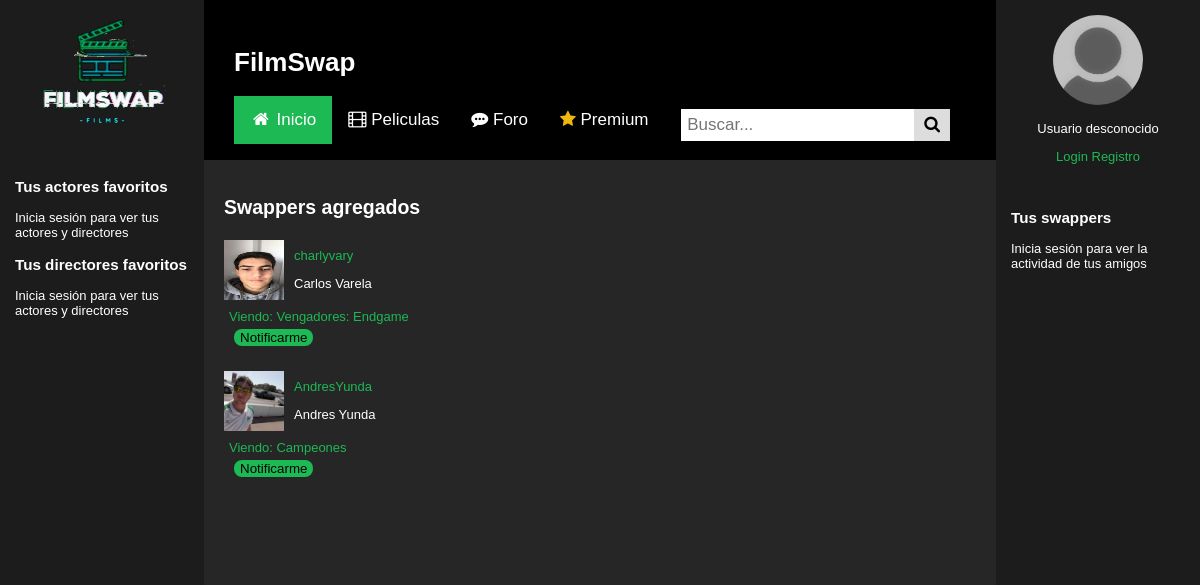
The page /swappers.php?id=Abart on the database its author committed.
### tables this page shows
CREATE TABLE `usuarios` (
  `user` varchar(25) NOT NULL,
  `password` varchar(255) NOT NULL,
  `name` varchar(45) DEFAULT NULL,
  `image` varchar(45) NOT NULL DEFAULT 'user_logged.png',
  `date_joined` date NOT NULL,
  `watching` int(11) DEFAULT NULL,
  `admin` tinyint(4) NOT NULL DEFAULT 0,
  `content_manager` tinyint(4) NOT NULL DEFAULT 0,
  `moderator` tinyint(4) NOT NULL DEFAULT 0,
  `premium` tinyint(1) NOT NULL DEFAULT 0,
  `premium_validity` date DEFAULT NULL
);

CREATE TABLE `peliculas` (
  `id` int(11) NOT NULL,
  `title` varchar(45) NOT NULL,
  `image` varchar(45) NOT NULL DEFAULT 'film_default.jpg',
  `date_released` date NOT NULL,
  `duration` int(11) NOT NULL,
  `country` varchar(45) DEFAULT NULL,
  `plot` longtext NOT NULL,
  `rating` decimal(10,2) DEFAULT 0.00,
  `link` varchar(150) DEFAULT NULL,
  `price` decimal(10,2) DEFAULT NULL
);

### includes/usuarios/Usuario.php (called while the page is built, shortened)
<?php
class Usuario
{
	public static function listaAmigos($user, $limit=NULL)
	{
		$result = [];
        $app = App::getSingleton();
        $conn = $app->conexionBd();
		$query = sprintf("SELECT u2.* FROM amigos u JOIN usuarios u1 ON u1.user = u.user JOIN usuarios u2 ON u2.user = u.friend WHERE u1.user = '%s'", $conn->real_escape_string($user));
		$rs = $conn->query($query);
		if ($rs) {
		  while($fila = $rs->fetch_assoc()) {
			$result[] = new Usuario($fila['user'], $fila['password'], $fila['name'], $fila['image'], $fila['date_joined'], $fila['watching'], $fila['admin'], $fila['content_manager'], $fila['moderator'], $fila['premium'], $fila['premium_validity']);
		  }
		}
		return $result;
	}
    private function __construct($user, $password, $name, $image, $date_joined, $watching, $admin, $content_manager, $moderator, $premium, $premiumValidity)
    {
        $this->watching = $watching;
		$this->film = Pelicula::buscaPorId($this->watching);
    }
}

### includes/peliculas/Pelicula.php (called while the page is built, shortened)
<?php
class Pelicula
{
  public static function buscaPorId($idPelicula)
  {
    $result = null;
    $app = App::getSingleton();
    $conn = $app->conexionBd();
    $query = sprintf('SELECT * FROM peliculas WHERE id = %d', $idPelicula);
    $rs = $conn->query($query);
    if ($rs && $rs->num_rows == 1) {
      while($fila = $rs->fetch_assoc()) {
        $result = new Pelicula($fila['id'], $fila['title'], $fila['image'], $fila['date_released'], $fila['duration'], $fila['country'], $fila['plot'], $fila['rating'], $fila['link'], $fila['price']);
      }
    }
    return $result;
  }
  private function __construct($id, $title, $image, $date_released, $duration, $country, $plot, $rating, $link, $price)
  {
    $this->genres = Genero::buscaPorPeliId($id);
    $this->actors = ActorDirector::buscaActorDirectorPorPeliId($id,0);
    $this->directors = ActorDirector::buscaActorDirectorPorPeliId($id,1);
    $this->plataformas = Plataforma::buscaPlataformaPorIdPelicula($id);
    $this->reviews = Review::buscaReviewsPorIdPeli($id);
    $this->peliculasPlataformas = PeliculaPlataforma::buscaPeliculaPlataformaPorIdPelicula($id);
  }
}

### includes/generos/Genero.php (called while the page is built, shortened)
<?php
class Genero
{
  public static function buscaPorPeliId ($id)
  {
      $app = App::getSingleton();
      $conn = $app->conexionBd();
      $query = sprintf("SELECT g.* FROM generos g JOIN peliculas_generos pg ON g.id = pg.genre_id WHERE pg.film_id = '%d'", $id);
      $rs = $conn->query($query);
      $result = false;
      if ($rs) {
        while($fila = $rs->fetch_assoc()) {
          $result[] = new Genero($fila['id'], $fila['name']);
        }
      }
      return $result;
}
}

### includes/actoresDirectores/ActorDirector.php (called while the page is built, shortened)
<?php
class ActorDirector
{
	public static function buscaActorDirectorPorPeliId ($id, $ad)
  {
        $app = App::getSingleton();
        $conn = $app->conexionBd();
        $query = sprintf("SELECT ad.* FROM actores_directores ad JOIN peliculas_actores_directores pad ON ad.id = pad.actor_director_id WHERE pad.film_id = %d AND ad.actor_director = %d", $id, $ad);
        $rs = $conn->query($query);
        $result = false;
		if ($rs) {
		  while($fila = $rs->fetch_assoc()) {
			$result[] = new ActorDirector($fila['id'], $fila['actor_director'], $fila['name'], $fila['description'], $fila['birth_date'], $fila['nationality'], $fila['image']);
		  }
		}
		return $result;
  }
}

### includes/plataformas/Plataforma.php (called while the page is built, shortened)
<?php
class Plataforma
{
  public static function buscaPorId($id)
  {
    $result = null;
    $app = App::getSingleton();
    $conn = $app->conexionBd();
    $query = sprintf("SELECT * FROM plataformas WHERE id = %d", $id);
    $rs = $conn->query($query);
    if ($rs && $rs->num_rows == 1) {
      while($fila = $rs->fetch_assoc()) {
        $result = new Plataforma($fila['id'], $fila['name'], $fila['image']);
      }
    }
    return $result;
  }
  public static function buscaPlataformaPorIdPelicula($id)
  {
      $app = App::getSingleton();
      $conn = $app->conexionBd();
      $query = sprintf("SELECT p.* FROM plataformas p JOIN peliculas_plataformas pp ON p.id = pp.platform_id WHERE pp.film_id = %d", $id);
      $rs = $conn->query($query);
      $result = false;
  if ($rs) {
    while($fila = $rs->fetch_assoc()) {
    $result[] = new Plataforma($fila['id'], $fila['name'], $fila['image']);
    }
  }
  return $result;
}
}

### includes/reviews/Review.php (called while the page is built, shortened)
<?php
class Review
{
  public static function buscaReviewsPorIdPeli($id)
  {
      $app = App::getSingleton();
      $conn = $app->conexionBd();
      $query = sprintf("SELECT * FROM reviews WHERE film_id = %d ORDER BY time_created DESC", $id);
      $rs = $conn->query($query);
      $result = false;
      if ($rs) {
        while($fila = $rs->fetch_assoc()) {
          $result[] = new Review($fila['id'], $fila['user'], $fila['film_id'], $fila['review'], $fila['stars'], $fila['time_created']);
        }
      }
      return $result;
  }
}

### includes/plataformas/PeliculaPlataforma.php (called while the page is built, shortened)
<?php
class PeliculaPlataforma
{
  public static function buscaPeliculaPlataformaPorIdPelicula($id)
  {
      $app = App::getSingleton();
      $conn = $app->conexionBd();
      $query = sprintf("SELECT * FROM peliculas_plataformas pp WHERE pp.film_id = %d", $id);
      $rs = $conn->query($query);
      $result = false;
  if ($rs) {
    while($fila = $rs->fetch_assoc()) {
      $result[] = new PeliculaPlataforma($fila['id'], $fila['film_id'], $fila['platform_id'], $fila['link']);
    }
  }
  return $result;
  }
  private function __construct($id, $film_id, $platform_id, $link)
  {
      $this->platform = Plataforma::buscaPorId($platform_id);
  }
}

### includes/notificaciones/Notificacion.php (called while the page is built, shortened)
<?php
class Notificacion
{
    public static function getNotificacion($user_notify, $user_review, $film_id)
    {
        $result = null;
        $app = App::getSingleton();
        $conn = $app->conexionBd();
        $query = sprintf("SELECT * FROM notificaciones WHERE user_notify = '%s' AND user_review = '%s' AND film_id = %d"
            , $conn->real_escape_string($user_notify)
            , $conn->real_escape_string($user_review)
            , $film_id);
        $rs = $conn->query($query);
        return $result;
    }
  }

### includes/comun/usuarios_utils.php (the view, shortened to what this page needs)
<?php
function listaAmigos($user, $limit=NULL)
{
    $usuarios = Usuario::listaAmigos($user, $limit);
    $html = '<div>';
    foreach($usuarios as $usuario) {
        $peliculaWatching = $usuario->film();
        $watching = '';
        $swapper='<p><a href="usuario.php?id='.$usuario->user().'">'.$usuario->user().' </a></p>';
        if ($peliculaWatching) {
            $watching .= '<p><a href="'.RUTA_APP.'pelicula.php?id='.$peliculaWatching->id().'"> Viendo: '.$peliculaWatching->title().' </a> </p>';
            $notificacion = getNotificacion($user, $usuario->user(), $peliculaWatching->id());
            if ($notificacion) {
                $watching.= '<form method="post">
                <input type="hidden" name="notification_id" value="'.$notificacion->id().'" readonly/>
                <input type="submit" name="no-notify" class="button-notif" value="No Notificarme"/>
                </form>';
            } else {
                $watching.= '<form method="post">
                <input type="hidden" name="user-review" value="'.$usuario->user().'" readonly/>
                <input type="hidden" name="user-notify" value="'.$user.'" readonly/>
                <input type="hidden" name="peliculaWatching" value="'.$peliculaWatching->id().'" readonly/>
                <input type="submit" name="notify" class="button-notif" value="Notificarme"/>
                </form>';
            }
        }
        $html .=<<<EOS
            <div class="div-usuarios">
            <div class="div-usuarios">
            <div class="usuarios">
            <img id="prof_pic" src="img/usuarios/{$usuario->image()}" alt="{$usuario->user()}" >
            <div>
            $swapper
            <p>{$usuario->name()} </p>
            </div>
            </div>
            <div>
            $watching
            </div>
            </div>
        EOS;
    }
    $html .= '</div>';
    return $html;
}
function getNotificacion($user_notify, $user_review, $film_id)
{
    return Notificacion::getNotificacion($user_notify, $user_review, $film_id);
}

### estilo.css (style rules this page uses)
html { height: 100%; }
body { display: flex; background-color: #262626; margin: 0px; padding: 0px; min-height: -webkit-fill-available; font-size: small; }
a { color: #1DB954; text-decoration: none; }
* { font-family: 'Nunito Sans', sans-serif; }
.button-notif { background-color: #1DB954; margin-left: 10px; border-radius: 8px; border:none; }
#prof_pic { float: center; }
.usuarios { display: flex; align-content: center; align-items: center; }
.usuarios > div > p { padding-left: 10px; }
.div-usuarios { display: flex; flex-direction: column; margin-bottom: 20px; }
.div-usuarios > div > p { margin: 0; padding: 5px; }
.usuarios #prof_pic { width: 60px; height: 60px; }

### rows shown on the page
usuarios: image (picture), user "charlyvary", name "Carlos Varela"
peliculas: title "Vengadores: Endgame"
usuarios: image (picture), user "AndresYunda", name "Andres Yunda"
peliculas: title "Campeones"
